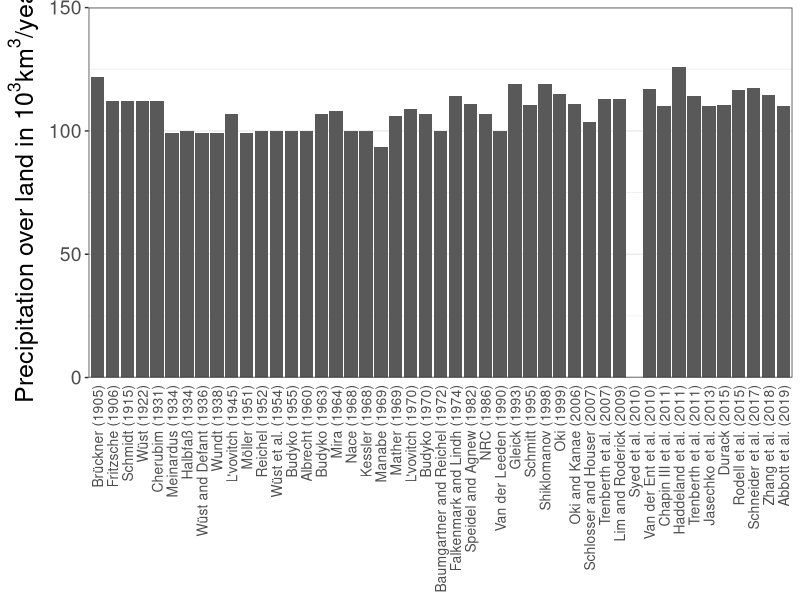
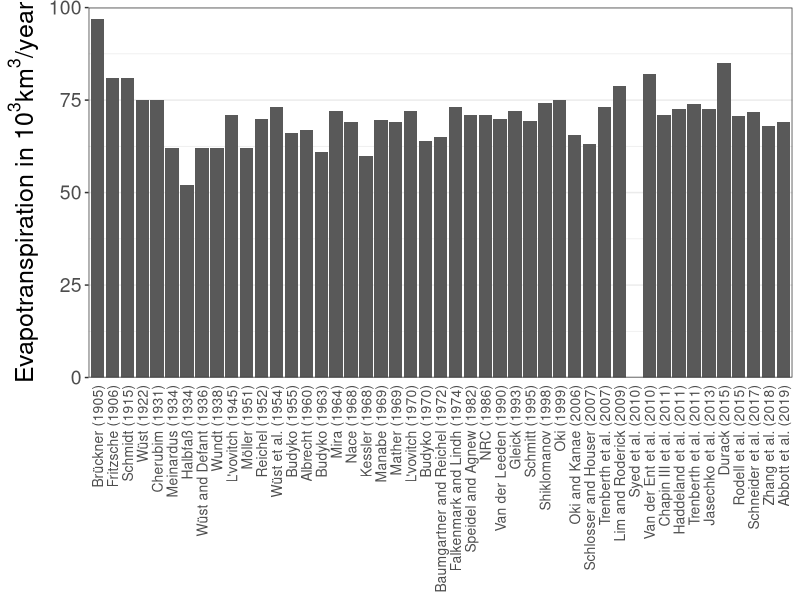
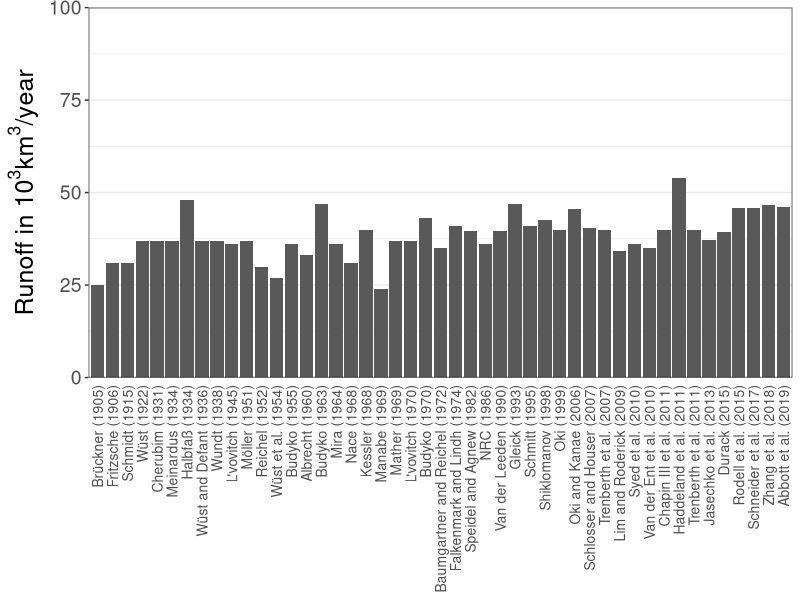
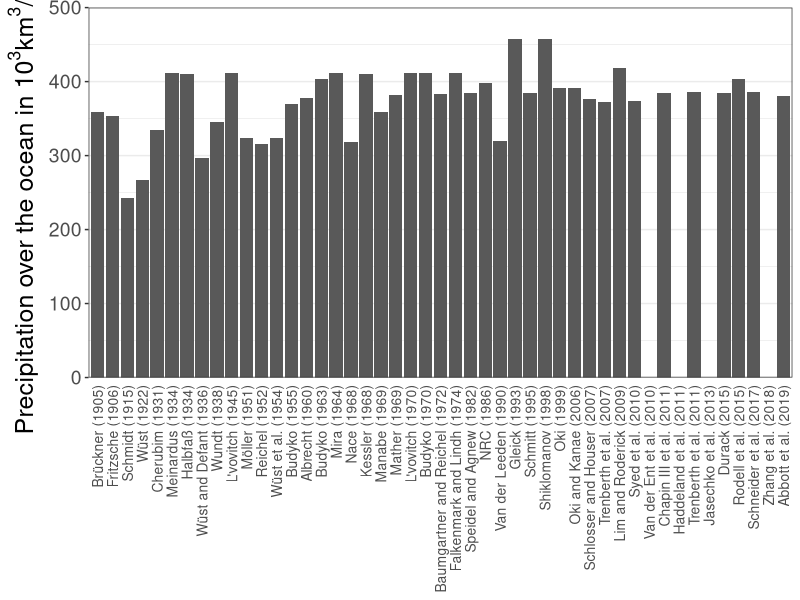
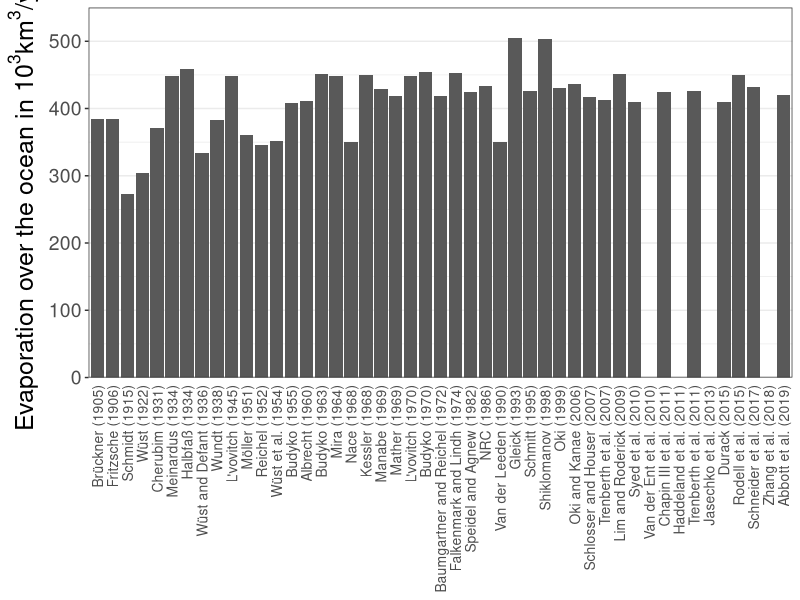
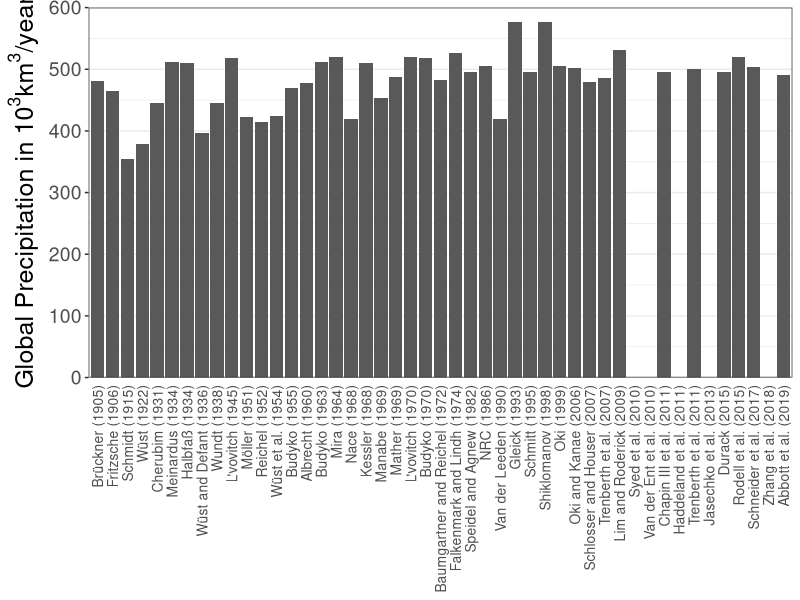
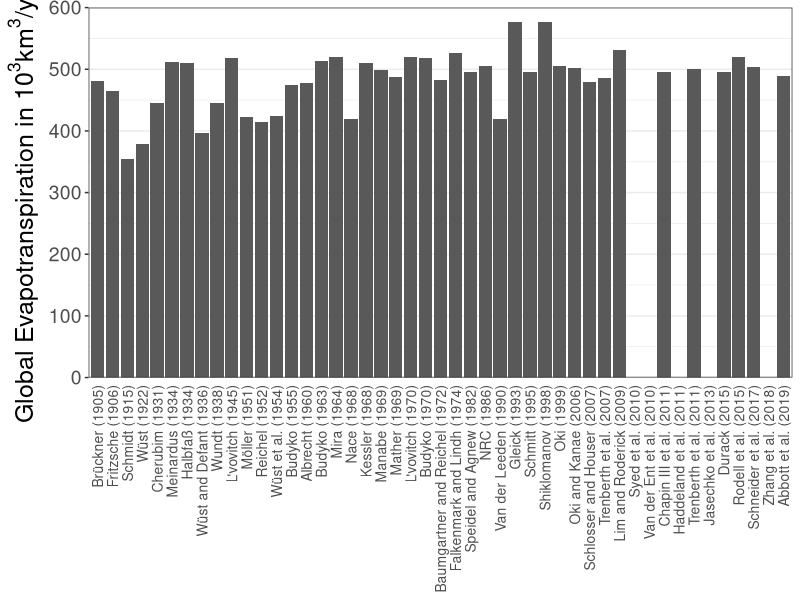
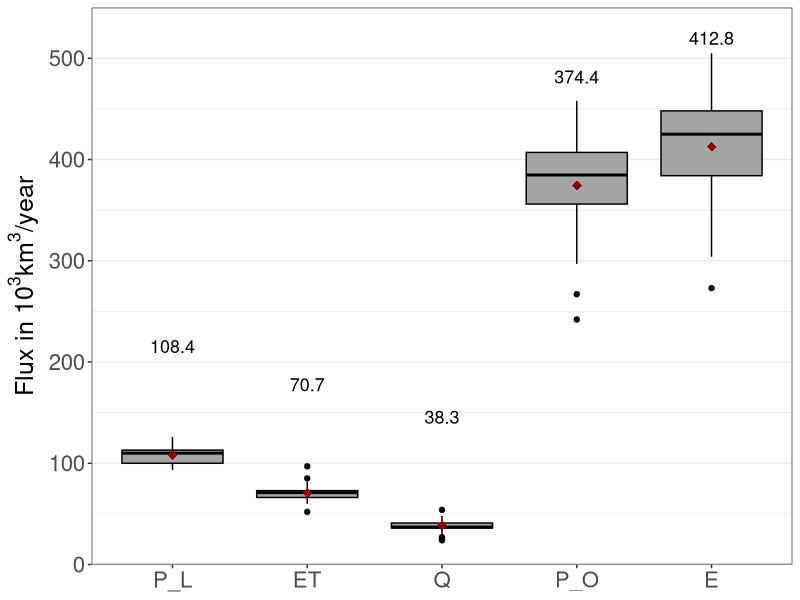

Reproduce these figures in R, in order.
#Required Libraries
library(ggplot2)
library(dplyr)
library(readr)
library(reshape2)
library(tidyverse)
#Load Data
gwc_data <- read_csv('gwc_chronology.csv')
gwc_data$Author <- factor(gwc_data$Author, levels = gwc_data$Author)
#Bar Plots
p01 <- ggplot(data = gwc_data, aes(x = Author, y = P_L)) +
  geom_bar(stat="identity") +
  labs(x = NULL, y = expression(paste("Precipitation over land in ", 10^3, km^3, "/", year))) +
  theme_bw() +
  scale_y_continuous(limits = c(0, 150), expand = c(0, 0)) +
  theme(legend.position = c(0.5, 0.92), legend.text = element_text(size = 16), legend.direction = "horizontal", panel.grid.major.x = element_blank(), axis.text.y = element_text(size = 14), axis.title.y = element_text(size = 18), axis.text.x = element_text(angle = 90, size = 10, hjust = 1, vjust = 0.5), axis.ticks.x = element_blank())

p02 <- ggplot(data = gwc_data, aes(x = Author, y = ET)) +
  geom_bar(stat="identity") +
  labs(x = NULL, y = expression(paste("Evapotranspiration in ", 10^3, km^3, "/", year))) +
  theme_bw() +
  scale_y_continuous(limits = c(0, 100), expand = c(0, 0)) +
  theme(legend.position = c(0.5, 0.92), legend.text = element_text(size = 16), legend.direction = "horizontal", panel.grid.major.x = element_blank(), axis.text.y = element_text(size = 14), axis.title.y = element_text(size = 18), axis.text.x = element_text(angle = 90, size = 10, hjust = 1, vjust = 0.5), axis.ticks.x = element_blank())

p03 <- ggplot(data = gwc_data, aes(x = Author, y = Q)) +
  geom_bar(stat="identity") +
  labs(x = NULL, y = expression(paste("Runoff in ", 10^3, km^3, "/", year))) +
  theme_bw() +
  scale_y_continuous(limits = c(0, 100), expand = c(0, 0)) +
  theme(legend.position = c(0.5, 0.92), legend.text = element_text(size = 16), legend.direction = "horizontal", panel.grid.major.x = element_blank(), axis.text.y = element_text(size = 14), axis.title.y = element_text(size = 18), axis.text.x = element_text(angle = 90, size = 10, hjust = 1, vjust = 0.5), axis.ticks.x = element_blank())

p04 <- ggplot(data = gwc_data, aes(x = Author, y = P_O)) +
  geom_bar(stat="identity") +
  labs(x = NULL, y = expression(paste("Precipitation over the ocean in ", 10^3, km^3, "/", year))) +
  theme_bw() +
  scale_y_continuous(limits = c(0, 500), expand = c(0, 0)) +
  theme(legend.position = c(0.5, 0.92), legend.text = element_text(size = 16), legend.direction = "horizontal", panel.grid.major.x = element_blank(), axis.text.y = element_text(size = 14), axis.title.y = element_text(size = 18), axis.text.x = element_text(angle = 90, size = 10, hjust = 1, vjust = 0.5), axis.ticks.x = element_blank())

p05 <- ggplot(data = gwc_data, aes(x = Author, y = E)) +
  geom_bar(stat="identity") +
  labs(x = NULL, y = expression(paste("Evaporation over the ocean in ", 10^3, km^3, "/", year))) +
  theme_bw() +
  scale_y_continuous(limits = c(0, 550), expand = c(0, 0)) +
  theme(legend.position = c(0.5, 0.92), legend.text = element_text(size = 16), legend.direction = "horizontal", panel.grid.major.x = element_blank(), axis.text.y = element_text(size = 14), axis.title.y = element_text(size = 18), axis.text.x = element_text(angle = 90, size = 10, hjust = 1, vjust = 0.5), axis.ticks.x = element_blank())

p06 <- ggplot(data = gwc_data, aes(x = Author, y = P_TOT)) +
  geom_bar(stat="identity") +
  labs(x = NULL, y = expression(paste("Global Precipitation in ", 10^3, km^3, "/", year))) +
  theme_bw() +
  scale_y_continuous(limits = c(0, 600), expand = c(0, 0)) +
  theme(legend.position = c(0.5, 0.92), legend.text = element_text(size = 16), legend.direction = "horizontal", panel.grid.major.x = element_blank(), axis.text.y = element_text(size = 14), axis.title.y = element_text(size = 18), axis.text.x = element_text(angle = 90, size = 10, hjust = 1, vjust = 0.5), axis.ticks.x = element_blank())

p07 <- ggplot(data = gwc_data, aes(x = Author, y = E_TOT)) +
  geom_bar(stat="identity") +
  labs(x = NULL, y = expression(paste("Global Evapotranspiration in ", 10^3, km^3, "/", year))) +
  theme_bw() +
  scale_y_continuous(limits = c(0, 600), expand = c(0, 0)) +
  theme(legend.position = c(0.5, 0.92), legend.text = element_text(size = 16), legend.direction = "horizontal", panel.grid.major.x = element_blank(), axis.text.y = element_text(size = 14), axis.title.y = element_text(size = 18), axis.text.x = element_text(angle = 90, size = 10, hjust = 1, vjust = 0.5), axis.ticks.x = element_blank())

#Box Plot
gwc_means <- aggregate(value ~  variable, gwc_data[,1:6] %>% melt() %>% na.omit(), mean)

p08 <- ggplot(data = gwc_data[,1:6] %>% melt() %>% na.omit(), aes(x = variable, y = value)) +
  geom_boxplot(fill='#A4A4A4', color="black") +
  stat_summary(aes(color = "black"), fun = mean, geom = "point", color = "darkred", shape = 18, size = 3) +
  geom_text(data = gwc_means, aes(label = round(value, 1), y = value + 107, size =14)) +
  labs(x = NULL, y = expression(paste("Flux in ", 10^3, km^3, "/", year))) +
  theme_bw() +
  scale_y_continuous(limits = c(0, 550), expand = c(0, 0)) +
  theme(legend.position = "none", panel.grid.major.x = element_blank(), axis.text = element_text(size = 16), axis.title = element_text(size = 18))

#Point Plots
land_data <- gwc_data[,1:4] %>% rename(P = P_L) %>% melt() %>% na.omit()
ocean_data <- gwc_data[,c(1,5:6)] %>% rename(P = P_O) %>% melt()
gwc_data$idx <- gwc_data$ET/gwc_data$P_L

p09 <- ggplot(data = land_data, aes(x = Author, y = value, color = variable, group = variable)) +
  geom_line(size = 2, alpha = 0.75) + geom_point(aes(fill = variable), shape = 21, size = 2, stroke = 1, show.legend = FALSE) + 
  labs(color = NULL, x = NULL, y = expression(paste("Land fluxes in ", 10^3, km^3, "/", year))) +
  theme_bw() +
  scale_color_manual(values=c("#1f78b4", "#33a02c", "#a6cee3")) +
  scale_fill_manual(values=c("#1f78b4", "#33a02c", "#a6cee3")) +
  scale_y_continuous(limits = c(0, 150), expand = c(0, 0)) +
  theme(legend.position = c(0.5, 0.92), legend.text = element_text(size = 16), legend.direction = "horizontal", panel.grid.major.x = element_blank(), axis.text.y = element_text(size = 14), axis.title.y = element_text(size = 18), axis.text.x = element_text(angle = 90, size = 10, hjust = 1, vjust = 0.5), axis.ticks.x = element_blank())

p10 <- ggplot(data = ocean_data, aes(x = Author, y = value, color = variable, group = variable)) +
  geom_point(aes(fill = variable), shape = 21, size = 2, stroke = 1, show.legend = FALSE) + 
  geom_line(data = ocean_data %>% subset(!is.na(value)), size = 2, alpha = 0.75) + geom_point(aes(fill = variable), shape = 21, size = 2, stroke = 1, show.legend = FALSE) +
  labs(color = NULL, x = NULL, y = expression(paste("Ocean fluxes in ", 10^3, km^3, "/", year))) +
  theme_bw() +
  scale_color_manual(values=c("#1f78b4", "#33a02c")) +
  scale_fill_manual(values=c("#1f78b4", "#33a02c", "#a6cee3")) +
  scale_y_continuous(limits = c(200, 550), expand = c(0, 0)) +
  theme(legend.position = c(0.5, 0.92), legend.text = element_text(size = 16), legend.direction = "horizontal", panel.grid.major.x = element_blank(), axis.text.y = element_text(size = 14), axis.title.y = element_text(size = 18), axis.text.x = element_text(angle = 90, size = 10, hjust = 1, vjust = 0.5), axis.ticks.x = element_blank())

p11 <- ggplot(data = gwc_data, aes(x = Author, y = idx, group = 1, color = "#984ea3", fill = "#984ea3")) +
  geom_point(shape = 21, size = 2, stroke = 1, show.legend = FALSE) + 
  geom_line(data = gwc_data[-37,], size = 2, alpha = 0.75) + geom_point(shape = 21, size = 2, stroke = 1, show.legend = FALSE) +
  labs(color = NULL, fill = NULL, x = NULL, y = "Evaporative Index (ET/P)") +
  theme_bw() +
  scale_color_manual(values=c("#984ea3", "#984ea3")) +
  scale_fill_manual(values=c("#984ea3", "#984ea3", "#984ea3")) +
  scale_y_continuous(limits = c(0.5, 0.8), expand = c(0, 0)) +
  theme(legend.position = "none", panel.grid.major.x = element_blank(), axis.title.y = element_text(size = 18), axis.text.y = element_text(size = 16), axis.text.x = element_text(angle = 90, size = 10, hjust = 1, vjust = 0.5), axis.ticks.x = element_blank())

#Density Plots
mean_p <- mean(gwc_data$P_L, na.rm = TRUE)
mean_e <- mean(gwc_data$ET, na.rm = TRUE)
mean_q <- mean(gwc_data$Q, na.rm = TRUE)
mean_po <- mean(gwc_data$P_O, na.rm = TRUE)
mean_eo <- mean(gwc_data$E, na.rm = TRUE)
mean_idx <- mean(gwc_data$idx, na.rm = TRUE)

p12 <- ggplot(data = land_data, aes(x = value, group = variable, fill = variable)) +
  geom_density(alpha = 0.75) +
  geom_vline(aes(xintercept = mean_p), color="black", linetype="dashed", size=1) +
  geom_vline(aes(xintercept = mean_e), color="black", linetype="dashed", size=1) +
  geom_vline(aes(xintercept = mean_q), color="black", linetype="dashed", size=1) +
  labs(fill = NULL, y = "Density", x = expression(paste("Fluxes over land in ", 10^3, km^3, "/", year))) +
  theme_bw() +
  guides(fill = guide_legend(reverse=TRUE)) +
  scale_fill_manual(values = c("#1f78b4", "#33a02c", "#a6cee3", "#31A9B8", "#486B00", "#258039", "#A2C523")) +
  scale_y_continuous(limits = c(0, 0.15), expand = c(0, 0)) +
  scale_x_continuous(limits = c(23.9, 126), expand = c(0, 0)) +
  theme(legend.position = c(0.5, 0.94), legend.text = element_text(size = 16), legend.direction = "horizontal", axis.text.y = element_text(size = 16), axis.text.x = element_text(size = 16), axis.title.y = element_text(size = 18), axis.title.x = element_text(size = 18))

p13 <- ggplot(data = ocean_data, aes(x = value, group = variable, fill = variable)) +
  geom_density(alpha = 0.75) +
  geom_vline(aes(xintercept = mean_po), color="black", linetype="dashed", size=1) +
  geom_vline(aes(xintercept = mean_eo), color="black", linetype="dashed", size=1) +
  labs(fill = NULL, y = "Density", x = expression(paste("Fluxes over the ocean in ", 10^3, km^3, "/", year))) +
  theme_bw() +
  scale_fill_manual(values = c("#1f78b4", "#33a02c", "#a6cee3", "#31A9B8", "#486B00", "#258039", "#A2C523")) +
  scale_y_continuous(limits = c(0, 0.035), expand = c(0, 0)) +
  scale_x_continuous(limits = c(242, 505), expand = c(0, 0)) +
  theme(legend.position = c(0.65, 0.97), legend.text = element_text(size = 16), legend.direction = "horizontal", axis.text.y = element_text(size = 16), axis.text.x = element_text(size = 16), axis.title.y = element_text(size = 18), axis.title.x = element_text(size = 18))

p14 <- ggplot(data = gwc_data[,"idx"], aes(x = idx, fill = idx)) +
  geom_density(alpha = 0.75, fill =  "#984ea3")+
  geom_vline(aes(xintercept = mean_idx), color="black", linetype="dashed", size=1) +
  labs(fill = NULL, y = "Density", x = "Evaporative Index (ET/P)") +
  theme_bw() +
  guides(fill = guide_legend(reverse=TRUE)) +
  scale_y_continuous(limits = c(0, 9), expand = c(0, 0)) +
  scale_x_continuous(limits = c(0.5, 0.8), expand = c(0, 0)) +
  theme(legend.position = c(0.5, 0.94), legend.text = element_text(size = 16), legend.direction = "horizontal", axis.text.y = element_text(size = 16), axis.text.x = element_text(size = 16), axis.title.y = element_text(size = 18), axis.title.x = element_text(size = 18))

#Density Plots From Baumgartner and Reichel (1972) onwards
land_data_2 <- gwc_data[c(24:47),1:4] %>% rename(P = P_L) %>% melt() %>% na.omit()
ocean_data_2 <- gwc_data[c(24:47),c(1,5:6)] %>% rename(P = P_O) %>% melt() %>% na.omit()
mean_p_2 <- mean(land_data_2$value[land_data_2$variable == "P"])
mean_e_2 <- mean(land_data_2$value[land_data_2$variable == "ET"])
mean_q_2 <- mean(land_data_2$value[land_data_2$variable == "Q"])
mean_po_2 <- mean(ocean_data_2$value[ocean_data_2$variable == "P"])
mean_eo_2 <- mean(ocean_data_2$value[ocean_data_2$variable == "E"])

p15 <- ggplot(data = land_data_2, aes(x = value, group = variable, fill = variable)) +
  geom_density(alpha = 0.75) +
  geom_vline(aes(xintercept = mean_p_2), color="black", linetype="dashed", size=1) +
  geom_vline(aes(xintercept = mean_e_2), color="black", linetype="dashed", size=1) +
  geom_vline(aes(xintercept = mean_q_2), color="black", linetype="dashed", size=1) +
  labs(fill = NULL, y = "Density", x = expression(paste("Fluxes over land in ", 10^3, km^3, "/", year))) +
  theme_bw() +
  guides(fill = guide_legend(reverse=TRUE)) +
  scale_fill_manual(values = c("#1f78b4", "#33a02c", "#a6cee3", "#31A9B8", "#486B00", "#258039", "#A2C523")) +
  scale_y_continuous(limits = c(0, 0.15), expand = c(0, 0)) +
  scale_x_continuous(limits = c(23.9, 126), expand = c(0, 0)) +
  theme(legend.position = c(0.5, 0.94), legend.text = element_text(size = 16), legend.direction = "horizontal", axis.text.y = element_text(size = 16), axis.text.x = element_text(size = 16), axis.title.y = element_text(size = 18), axis.title.x = element_text(size = 18))

p16 <- ggplot(data = ocean_data_2, aes(x = value, group = variable, fill = variable)) +
  geom_density(alpha = 0.75) +
  geom_vline(aes(xintercept = mean_po_2), color="black", linetype="dashed", size=1) +
  geom_vline(aes(xintercept = mean_eo_2), color="black", linetype="dashed", size=1) +
  labs(fill = NULL, y = "Density", x = expression(paste("Fluxes over the ocean in ", 10^3, km^3, "/", year))) +
  theme_bw() +
  scale_fill_manual(values = c("#1f78b4", "#33a02c", "#a6cee3", "#31A9B8", "#486B00", "#258039", "#A2C523")) +
  scale_y_continuous(limits = c(0, 0.035), expand = c(0, 0)) +
  scale_x_continuous(limits = c(242, 505), expand = c(0, 0)) +
  theme(legend.position = c(0.65, 0.97), legend.text = element_text(size = 16), legend.direction = "horizontal", axis.text.y = element_text(size = 16), axis.text.x = element_text(size = 16), axis.title.y = element_text(size = 18), axis.title.x = element_text(size = 18))
